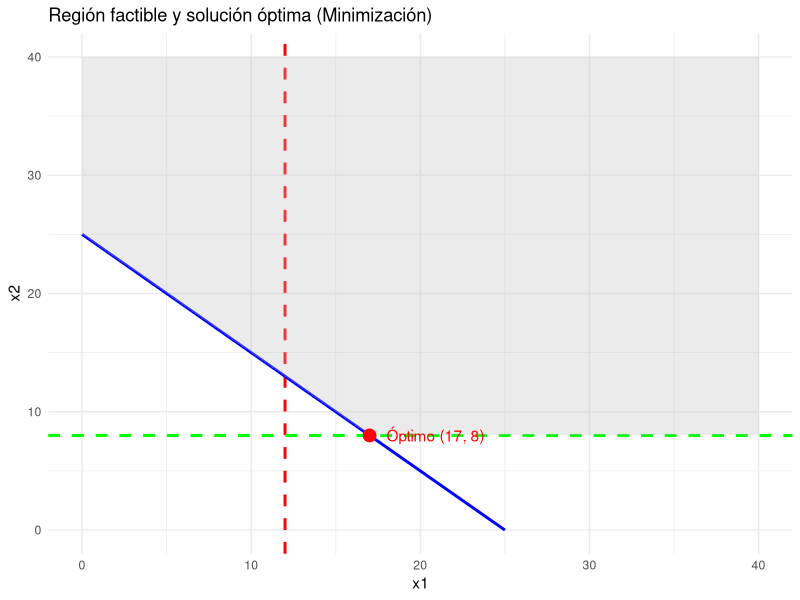

Here is the R script that generated this plot:
# Instalar si no tienes estas librerías
# install.packages("lpSolve")
# install.packages("ggplot2")

library(lpSolve)
library(ggplot2)

# Definición del problema
f.obj <- c(4, 6)

f.con <- matrix(c(1, 0,
                  0, 1,
                  1, 1),
                nrow = 3, byrow = TRUE)

f.dir <- c(">=", ">=", ">=")
f.rhs <- c(12, 8, 25)

# Resolver
res <- lp("min", f.obj, f.con, f.dir, f.rhs)

cat("Solución:", res$solution, "\n")
cat("Valor mínimo:", res$objval, "\n")

# Crear datos para restricciones
x <- seq(0, 40, 0.1)
df <- data.frame(
  x = x,
  y_line = 25 - x # frontera x1 + x2 >= 25
)

# Gráfico
ggplot() +
  # Restricciones
  geom_vline(xintercept = 12, color = "red", linetype = "dashed", size = 1) +
  geom_hline(yintercept = 8, color = "green", linetype = "dashed", size = 1) +
  geom_line(data = df, aes(x = x, y = y_line), color = "blue", size = 1) +
  
  # Región factible
  geom_ribbon(data = df, aes(x = x, ymin = pmax(8, 25 - x), ymax = 40),
              fill = "gray", alpha = 0.3) +
  
  # Punto óptimo
  geom_point(aes(x = res$solution[1], y = res$solution[2]),
             color = "red", size = 4) +
  annotate("text", x = res$solution[1] + 1, y = res$solution[2],
           label = paste0("Óptimo (", res$solution[1], ", ", res$solution[2], ")"),
           hjust = 0, color = "red") +
  
  labs(title = "Región factible y solución óptima (Minimización)",
       x = "x1", y = "x2") +
  xlim(0, 40) + ylim(0, 40) +
  theme_minimal()
